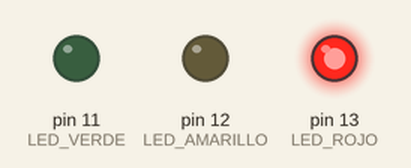
This sketch was run on a simulated Arduino Mega 2560, built with avr-gcc and run on an emulated ATmega2560. On the bench: output pins drawn as LEDs (lit = HIGH). What the sketch prints to the serial monitor is not drawn.

Above: at 2.5 s.
At 7.5 s:
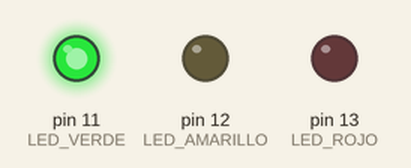
At 10.1 s:
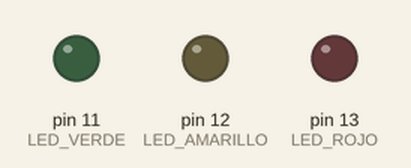
At 13.0 s:
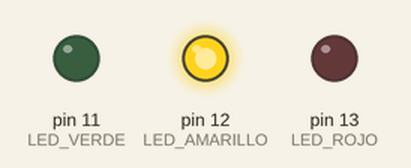
Timing chart, 0 to 18.2 s (numbered marks = the images above):
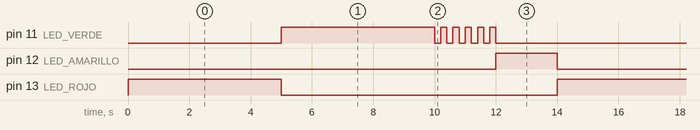

The sketch:

00-Semaforo.ino
```cpp
/*
 * ═══════════════════════════════════════════════════════════════
 *            SEMÁFORO CON ARDUINO MEGA - VERSIÓN AVANZADA
 * ═══════════════════════════════════════════════════════════════
 * Esta versión usa funciones para código más organizado
 */

// Definición de pines
#define LED_ROJO     13
#define LED_AMARILLO 12
#define LED_VERDE    11

// Tiempos en milisegundos
#define TIEMPO_ROJO     5000
#define TIEMPO_VERDE    5000
#define TIEMPO_AMARILLO 2000
#define PARPADEOS_VERDE 5      // Número de parpadeos antes del amarillo


void setup() {
  // Configurar pines como salida
  pinMode(LED_ROJO, OUTPUT);
  pinMode(LED_AMARILLO, OUTPUT);
  pinMode(LED_VERDE, OUTPUT);

  // Apagar todos los LEDs
  apagarTodosLosLEDs();

  // Iniciar comunicación serial
  Serial.begin(9600);
  Serial.println("=== SEMÁFORO AVANZADO INICIADO ===");
}


void loop() {
  // Secuencia del semáforo
  faseRoja();
  faseVerde();
  parpadeoVerde();  // El verde parpadea antes de cambiar
  faseAmarilla();
}


// ═══════════════════════════════════════════════════════════════
// FUNCIONES PERSONALIZADAS
// ═══════════════════════════════════════════════════════════════

// Función: Fase Roja
void faseRoja() {
  Serial.println("🔴 FASE ROJA - ALTO");
  apagarTodosLosLEDs();
  digitalWrite(LED_ROJO, HIGH);
  delay(TIEMPO_ROJO);
}

// Función: Fase Verde
void faseVerde() {
  Serial.println("🟢 FASE VERDE - AVANCE");
  apagarTodosLosLEDs();
  digitalWrite(LED_VERDE, HIGH);
  delay(TIEMPO_VERDE);
}

// Función: Parpadeo Verde (advertencia de cambio)
void parpadeoVerde() {
  Serial.println("🟢 VERDE PARPADEANDO...");

  for (int i = 0; i < PARPADEOS_VERDE; i++) {
    digitalWrite(LED_VERDE, LOW);   // Apagar
    delay(200);                      // Esperar 200ms
    digitalWrite(LED_VERDE, HIGH);  // Encender
    delay(200);                      // Esperar 200ms
  }

  digitalWrite(LED_VERDE, LOW);  // Dejar apagado al final
}

// Función: Fase Amarilla
void faseAmarilla() {
  Serial.println("🟡 FASE AMARILLA - PRECAUCIÓN");
  apagarTodosLosLEDs();
  digitalWrite(LED_AMARILLO, HIGH);
  delay(TIEMPO_AMARILLO);
}

// Función auxiliar: Apagar todos los LEDs
void apagarTodosLosLEDs() {
  digitalWrite(LED_ROJO, LOW);
  digitalWrite(LED_AMARILLO, LOW);
  digitalWrite(LED_VERDE, LOW);
}
```

Measured:
- by itself, pin 11 (LED_VERDE): repeats every 14.0 s: 5 × (LOW 0.20 s, HIGH 0.20 s), LOW 7.0 s, HIGH 5.0 s
- by itself, pin 12 (LED_AMARILLO): alternates HIGH for 2.0 s and LOW for 12.0 s
- by itself, pin 13 (LED_ROJO): alternates HIGH for 5.0 s and LOW for 9.0 s
